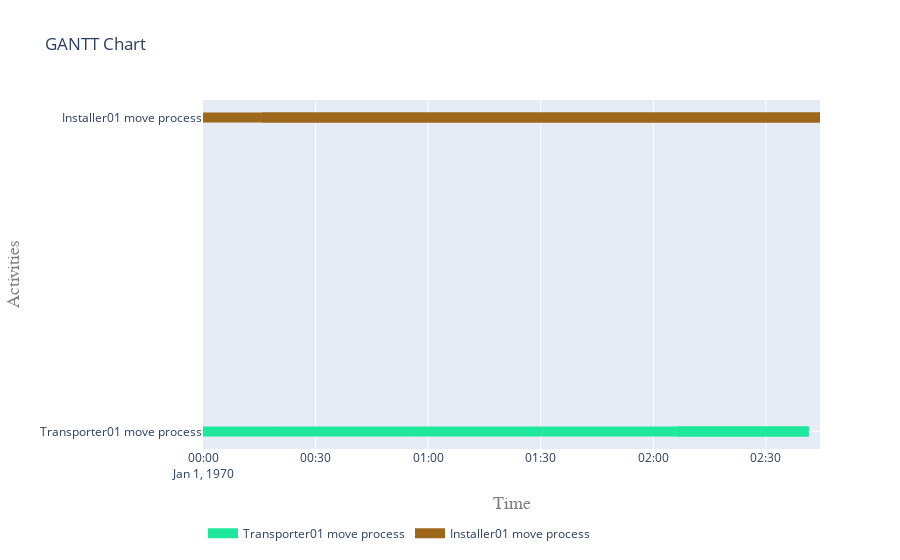

Notebook source saved alongside this figure:
### Markdown cell above
##### 5.2 Visualise gantt charts

### Code cell
plot.get_gantt_chart([transport_activity, installer_move_sequential_activity])

### Figure 1 — Plotly figure (JSON) as saved in the notebook; plotly's stock layout.template omitted (floating-point values rounded to 4 significant figures)
{"data": [{"connectgaps": false, "hoverinfo": "y+name", "line": {"color": "rgb(29,232,156)", "width": 10}, "mode": "lines", "name": "Transporter01 move process", "type": "scatter", "x": ["1970-01-01T00:00:00", "1970-01-01T00:00:00", "1970-01-01T00:19:42.824591", "1970-01-01T00:19:42.824591", "1970-01-01T00:19:42.824591", "1970-01-01T00:19:42.824591", "1970-01-01T00:19:42.824591", "1970-01-01T00:55:08.473774", "1970-01-01T00:55:08.473774", "1970-01-01T00:55:08.473774", "1970-01-01T00:55:08.473774", "1970-01-01T00:55:08.473774", "1970-01-01T01:30:34.122956", "1970-01-01T01:30:34.122956", "1970-01-01T01:30:34.122956", "1970-01-01T01:30:34.122956", "1970-01-01T01:30:34.122956", "1970-01-01T02:05:59.772139", "1970-01-01T02:05:59.772139", "1970-01-01T02:05:59.772139", "1970-01-01T02:05:59.772139", "1970-01-01T02:05:59.772139", "1970-01-01T02:41:25.421321", "1970-01-01T02:41:25.421321", "1970-01-01T02:41:25.421321", "1970-01-01T02:05:59.772139", "1970-01-01T02:05:59.772139", "1970-01-01T02:41:25.421321", "1970-01-01T02:41:25.421321", "1970-01-01T02:41:25.421321"], "y": ["Transporter01 move process", "Transporter01 move process", "Transporter01 move process", "Transporter01 move process", null, "Transporter01 move process", "Transporter01 move process", "Transporter01 move process", "Transporter01 move process", null, "Transporter01 move process", "Transporter01 move process", "Transporter01 move process", "Transporter01 move process", null, "Transporter01 move process", "Transporter01 move process", "Transporter01 move process", "Transporter01 move process", null, "Transporter01 move process", "Transporter01 move process", "Transporter01 move process", "Transporter01 move process", null, "Transporter01 move process", "Transporter01 move process", "Transporter01 move process", "Transporter01 move process", null]}, {"connectgaps": false, "hoverinfo": "y+name", "line": {"color": "rgb(157,104,28)", "width": 10}, "mode": "lines", "name": "Installer01 move process", "type": "scatter", "x": ["1970-01-01T00:00:00", "1970-01-01T00:00:00", "1970-01-01T00:15:42.824591", "1970-01-01T00:15:42.824591", "1970-01-01T00:15:42.824591", "1970-01-01T00:15:42.824591", "1970-01-01T00:15:42.824591", "1970-01-01T02:44:25.421321", "1970-01-01T02:44:25.421321", "1970-01-01T02:44:25.421321", "1970-01-01T00:15:42.824591", "1970-01-01T00:15:42.824591", "1970-01-01T02:44:25.421321", "1970-01-01T02:44:25.421321", "1970-01-01T02:44:25.421321"], "y": ["Installer01 move process", "Installer01 move process", "Installer01 move process", "Installer01 move process", null, "Installer01 move process", "Installer01 move process", "Installer01 move process", "Installer01 move process", null, "Installer01 move process", "Installer01 move process", "Installer01 move process", "Installer01 move process", null]}], "layout": {"hovermode": "closest", "legend": {"orientation": "h", "x": 0, "y": -0.2}, "title": {"text": "GANTT Chart"}, "xaxis": {"range": ["1970-01-01T00:00:00", "1970-01-01T02:44:25.421321"], "title": {"font": {"color": "#7f7f7f", "family": "Courier New, monospace", "size": 18}, "text": "Time"}}, "yaxis": {"title": {"font": {"color": "#7f7f7f", "family": "Courier New, monospace", "size": 18}, "text": "Activities"}}}}
